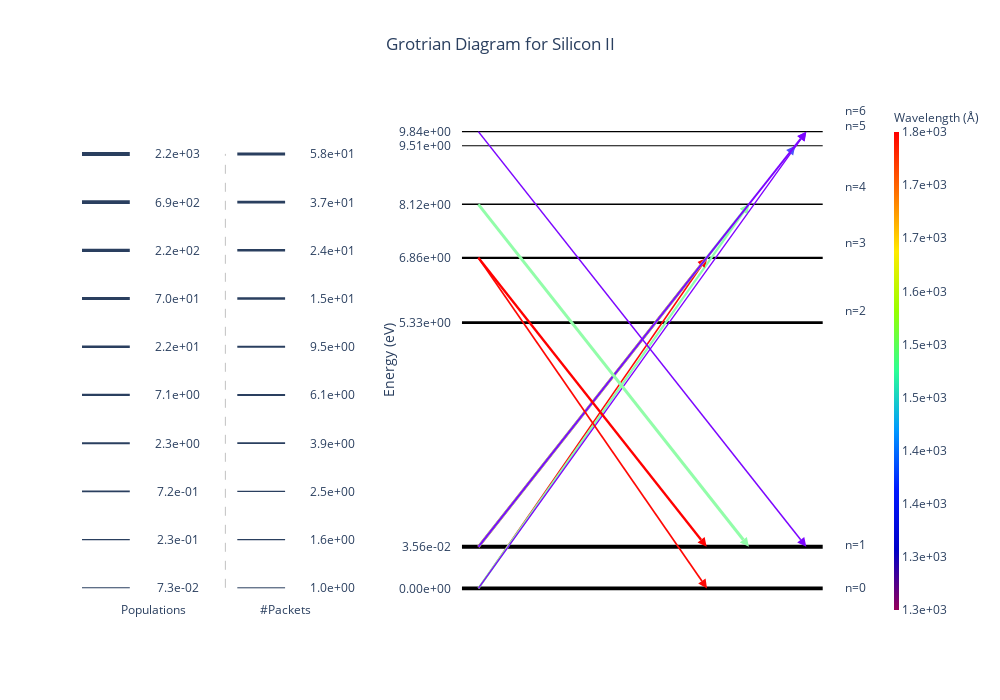

The notebook cell this image was saved under:
### Code cell
diag.shell = 5
diag.display()

### Figure 1 — Plotly figure (JSON) as saved in the notebook; plotly's stock layout.template omitted (floating-point values rounded to 4 significant figures)
{"data": [{"hovertemplate": "Energy: 0.00e+00 eV<br>Population: 1.13e+03<extra></extra>", "line": {"color": "black", "width": 3.812}, "mode": "lines", "showlegend": false, "type": "scatter", "x": [-0.05, 0.07222, 0.1944, 0.3167, 0.4389, 0.5611, 0.6833, 0.8056, 0.9278, 1.05], "xaxis": "x2", "y": [0, 0, 0, 0, 0, 0, 0, 0, 0, 0], "yaxis": "y2"}, {"hovertemplate": "Energy: 3.56e-02 eV<br>Population: 2.17e+03<extra></extra>", "line": {"color": "black", "width": 4.003}, "mode": "lines", "showlegend": false, "type": "scatter", "x": [-0.05, 0.07222, 0.1944, 0.3167, 0.4389, 0.5611, 0.6833, 0.8056, 0.9278, 1.05], "xaxis": "x2", "y": [0.1, 0.1, 0.1, 0.1, 0.1, 0.1, 0.1, 0.1, 0.1, 0.1], "yaxis": "y2"}, {"hovertemplate": "Energy: 5.33e+00 eV<br>Population: 3.03e+01<extra></extra>", "line": {"color": "black", "width": 2.758}, "mode": "lines", "showlegend": false, "type": "scatter", "x": [-0.05, 0.07222, 0.1944, 0.3167, 0.4389, 0.5611, 0.6833, 0.8056, 0.9278, 1.05], "xaxis": "x2", "y": [0.6397, 0.6397, 0.6397, 0.6397, 0.6397, 0.6397, 0.6397, 0.6397, 0.6397, 0.6397], "yaxis": "y2"}, {"hovertemplate": "Energy: 6.86e+00 eV<br>Population: 5.37e+00<extra></extra>", "line": {"color": "black", "width": 2.254}, "mode": "lines", "showlegend": false, "type": "scatter", "x": [-0.05, 0.07222, 0.1944, 0.3167, 0.4389, 0.5611, 0.6833, 0.8056, 0.9278, 1.05], "xaxis": "x2", "y": [0.7961, 0.7961, 0.7961, 0.7961, 0.7961, 0.7961, 0.7961, 0.7961, 0.7961, 0.7961], "yaxis": "y2"}, {"hovertemplate": "Energy: 8.12e+00 eV<br>Population: 2.98e-01<extra></extra>", "line": {"color": "black", "width": 1.412}, "mode": "lines", "showlegend": false, "type": "scatter", "x": [-0.05, 0.07222, 0.1944, 0.3167, 0.4389, 0.5611, 0.6833, 0.8056, 0.9278, 1.05], "xaxis": "x2", "y": [0.9249, 0.9249, 0.9249, 0.9249, 0.9249, 0.9249, 0.9249, 0.9249, 0.9249, 0.9249], "yaxis": "y2"}, {"hovertemplate": "Energy: 9.51e+00 eV<br>Population: 7.32e-02<extra></extra>", "line": {"color": "black", "width": 1.003}, "mode": "lines", "showlegend": false, "type": "scatter", "x": [-0.05, 0.07222, 0.1944, 0.3167, 0.4389, 0.5611, 0.6833, 0.8056, 0.9278, 1.05], "xaxis": "x2", "y": [1.066, 1.066, 1.066, 1.066, 1.066, 1.066, 1.066, 1.066, 1.066, 1.066], "yaxis": "y2"}, {"hovertemplate": "Energy: 9.84e+00 eV<br>Population: 2.09e-01<extra></extra>", "line": {"color": "black", "width": 1.309}, "mode": "lines", "showlegend": false, "type": "scatter", "x": [-0.05, 0.07222, 0.1944, 0.3167, 0.4389, 0.5611, 0.6833, 0.8056, 0.9278, 1.05], "xaxis": "x2", "y": [1.1, 1.1, 1.1, 1.1, 1.1, 1.1, 1.1, 1.1, 1.1, 1.1], "yaxis": "y2"}, {"hovertemplate": "Count: 3<br>Wavelength: 1.81e+03 Å<extra></extra>", "line": {"color": "#ff0905", "width": 1.541}, "marker": {"angleref": "previous", "color": "#ff0905", "size": 9, "symbol": "arrow-bar-up"}, "type": "scatter", "x": [0, 0.6972], "xaxis": "x2", "y": [0, 0.7961], "yaxis": "y2"}, {"hovertemplate": "Count: 13<br>Wavelength: 1.53e+03 Å<extra></extra>", "line": {"color": "#8cfead", "width": 2.263}, "marker": {"angleref": "previous", "color": "#8cfead", "size": 9, "symbol": "arrow-bar-up"}, "type": "scatter", "x": [0, 0.8256], "xaxis": "x2", "y": [0, 0.9249], "yaxis": "y2"}, {"hovertemplate": "Count: 2<br>Wavelength: 1.26e+03 Å<extra></extra>", "line": {"color": "#8000ff", "width": 1.341}, "marker": {"angleref": "previous", "color": "#8000ff", "size": 9, "symbol": "arrow-bar-up"}, "type": "scatter", "x": [0, 1], "xaxis": "x2", "y": [0, 1.1], "yaxis": "y2"}, {"hovertemplate": "Count: 29<br>Wavelength: 1.82e+03 Å<extra></extra>", "line": {"color": "#ff0000", "width": 2.659}, "marker": {"angleref": "previous", "color": "#ff0000", "size": 9, "symbol": "arrow-bar-up"}, "type": "scatter", "x": [0, 0.6961], "xaxis": "x2", "y": [0.1, 0.7961], "yaxis": "y2"}, {"hovertemplate": "Count: 26<br>Wavelength: 1.53e+03 Å<extra></extra>", "line": {"color": "#92fda9", "width": 2.605}, "marker": {"angleref": "previous", "color": "#92fda9", "size": 9, "symbol": "arrow-bar-up"}, "type": "scatter", "x": [0, 0.8249], "xaxis": "x2", "y": [0.1, 0.9249], "yaxis": "y2"}, {"hovertemplate": "Count: 1<br>Wavelength: 1.31e+03 Å<extra></extra>", "line": {"color": "#4c50fc", "width": 1}, "marker": {"angleref": "previous", "color": "#4c50fc", "size": 9, "symbol": "arrow-bar-up"}, "type": "scatter", "x": [0, 0.9662], "xaxis": "x2", "y": [0.1, 1.066], "yaxis": "y2"}, {"hovertemplate": "Count: 6<br>Wavelength: 1.27e+03 Å<extra></extra>", "line": {"color": "#7c06ff", "width": 1.883}, "marker": {"angleref": "previous", "color": "#7c06ff", "size": 9, "symbol": "arrow-bar-up"}, "type": "scatter", "x": [0, 1], "xaxis": "x2", "y": [0.1, 1.1], "yaxis": "y2"}, {"hovertemplate": "Count: 4<br>Wavelength: 1.81e+03 Å<extra></extra>", "line": {"color": "#ff0905", "width": 1.683}, "marker": {"angleref": "previous", "color": "#ff0905", "size": 9, "symbol": "arrow-bar-up"}, "type": "scatter", "x": [0, 0.6972], "xaxis": "x2", "y": [0.7961, 0], "yaxis": "y2"}, {"hovertemplate": "Count: 16<br>Wavelength: 1.82e+03 Å<extra></extra>", "line": {"color": "#ff0000", "width": 2.366}, "marker": {"angleref": "previous", "color": "#ff0000", "size": 9, "symbol": "arrow-bar-up"}, "type": "scatter", "x": [0, 0.6961], "xaxis": "x2", "y": [0.7961, 0.1], "yaxis": "y2"}, {"hovertemplate": "Count: 58<br>Wavelength: 1.53e+03 Å<extra></extra>", "line": {"color": "#92fda9", "width": 3}, "marker": {"angleref": "previous", "color": "#92fda9", "size": 9, "symbol": "arrow-bar-up"}, "type": "scatter", "x": [0, 0.8249], "xaxis": "x2", "y": [0.9249, 0.1], "yaxis": "y2"}, {"hovertemplate": "Count: 3<br>Wavelength: 1.27e+03 Å<extra></extra>", "line": {"color": "#7c06ff", "width": 1.541}, "marker": {"angleref": "previous", "color": "#7c06ff", "size": 9, "symbol": "arrow-bar-up"}, "type": "scatter", "x": [0, 1], "xaxis": "x2", "y": [1.1, 0.1], "yaxis": "y2"}, {"hoverinfo": "none", "marker": {"cmax": 7.505, "cmin": 7.139, "colorbar": {"outlinewidth": 0, "thickness": 5, "ticktext": ["1.3e+03", "1.3e+03", "1.4e+03", "1.4e+03", "1.5e+03", "1.5e+03", "1.6e+03", "1.7e+03", "1.7e+03", "1.8e+03"], "tickvals": [7.139, 7.18, 7.221, 7.261, 7.302, 7.342, 7.383, 7.424, 7.464, 7.505], "title": {"font": {"size": 12}, "text": "Wavelength (Å)"}}, "colorscale": [[0, "rgb(150,0,90)"], [0.125, "rgb(0,0,200)"], [0.25, "rgb(0,25,255)"], [0.375, "rgb(0,152,255)"], [0.5, "rgb(44,255,150)"], [0.625, "rgb(151,255,0)"], [0.75, "rgb(255,234,0)"], [0.875, "rgb(255,111,0)"], [1, "rgb(255,0,0)"]], "showscale": true}, "mode": "markers", "type": "scatter", "x": [null], "xaxis": "x2", "y": [null], "yaxis": "y2"}], "layout": {"annotations": [{"showarrow": false, "text": "n=0", "x": 1.15, "xref": "x2", "y": 0}, {"showarrow": false, "text": "n=1", "x": 1.15, "xref": "x2", "y": 0.1}, {"showarrow": false, "text": "n=2", "x": 1.15, "xref": "x2", "y": 0.6397}, {"showarrow": false, "text": "n=3", "x": 1.15, "xref": "x2", "y": 0.7961}, {"showarrow": false, "text": "n=4", "x": 1.15, "xref": "x2", "y": 0.9249}, {"showarrow": false, "text": "n=5", "x": 1.15, "xref": "x2", "y": 1.066}, {"showarrow": false, "text": "n=6", "x": 1.15, "xref": "x2", "y": 1.1}, {"showarrow": false, "text": "7.3e-02", "x": 0.5, "xref": "x", "y": 0, "yref": "y"}, {"showarrow": false, "text": "2.3e-01", "x": 0.5, "xref": "x", "y": 0.1111, "yref": "y"}, {"showarrow": false, "text": "7.2e-01", "x": 0.5, "xref": "x", "y": 0.2222, "yref": "y"}, {"showarrow": false, "text": "2.3e+00", "x": 0.5, "xref": "x", "y": 0.3333, "yref": "y"}, {"showarrow": false, "text": "7.1e+00", "x": 0.5, "xref": "x", "y": 0.4444, "yref": "y"}, {"showarrow": false, "text": "2.2e+01", "x": 0.5, "xref": "x", "y": 0.5556, "yref": "y"}, {"showarrow": false, "text": "7.0e+01", "x": 0.5, "xref": "x", "y": 0.6667, "yref": "y"}, {"showarrow": false, "text": "2.2e+02", "x": 0.5, "xref": "x", "y": 0.7778, "yref": "y"}, {"showarrow": false, "text": "6.9e+02", "x": 0.5, "xref": "x", "y": 0.8889, "yref": "y"}, {"showarrow": false, "text": "2.2e+03", "x": 0.5, "xref": "x", "y": 1, "yref": "y"}, {"showarrow": false, "text": "Populations", "x": 0.4, "xref": "x", "y": -0.05, "yref": "y"}, {"showarrow": false, "text": "1.0e+00", "x": 1.15, "xref": "x", "y": 0, "yref": "y"}, {"showarrow": false, "text": "1.6e+00", "x": 1.15, "xref": "x", "y": 0.1111, "yref": "y"}, {"showarrow": false, "text": "2.5e+00", "x": 1.15, "xref": "x", "y": 0.2222, "yref": "y"}, {"showarrow": false, "text": "3.9e+00", "x": 1.15, "xref": "x", "y": 0.3333, "yref": "y"}, {"showarrow": false, "text": "6.1e+00", "x": 1.15, "xref": "x", "y": 0.4444, "yref": "y"}, {"showarrow": false, "text": "9.5e+00", "x": 1.15, "xref": "x", "y": 0.5556, "yref": "y"}, {"showarrow": false, "text": "1.5e+01", "x": 1.15, "xref": "x", "y": 0.6667, "yref": "y"}, {"showarrow": false, "text": "2.4e+01", "x": 1.15, "xref": "x", "y": 0.7778, "yref": "y"}, {"showarrow": false, "text": "3.7e+01", "x": 1.15, "xref": "x", "y": 0.8889, "yref": "y"}, {"showarrow": false, "text": "5.8e+01", "x": 1.15, "xref": "x", "y": 1, "yref": "y"}, {"showarrow": false, "text": "#Packets", "x": 0.95, "xref": "x", "y": -0.05, "yref": "y"}], "autosize": false, "height": 700, "plot_bgcolor": "white", "shapes": [{"line": {"width": 1.003}, "type": "line", "x0": 0.1, "x1": 0.3, "xref": "x", "y0": 0, "y1": 0, "yref": "y"}, {"line": {"width": 1.336}, "type": "line", "x0": 0.1, "x1": 0.3, "xref": "x", "y0": 0.1111, "y1": 0.1111, "yref": "y"}, {"line": {"width": 1.67}, "type": "line", "x0": 0.1, "x1": 0.3, "xref": "x", "y0": 0.2222, "y1": 0.2222, "yref": "y"}, {"line": {"width": 2.003}, "type": "line", "x0": 0.1, "x1": 0.3, "xref": "x", "y0": 0.3333, "y1": 0.3333, "yref": "y"}, {"line": {"width": 2.336}, "type": "line", "x0": 0.1, "x1": 0.3, "xref": "x", "y0": 0.4444, "y1": 0.4444, "yref": "y"}, {"line": {"width": 2.67}, "type": "line", "x0": 0.1, "x1": 0.3, "xref": "x", "y0": 0.5556, "y1": 0.5556, "yref": "y"}, {"line": {"width": 3.003}, "type": "line", "x0": 0.1, "x1": 0.3, "xref": "x", "y0": 0.6667, "y1": 0.6667, "yref": "y"}, {"line": {"width": 3.336}, "type": "line", "x0": 0.1, "x1": 0.3, "xref": "x", "y0": 0.7778, "y1": 0.7778, "yref": "y"}, {"line": {"width": 3.67}, "type": "line", "x0": 0.1, "x1": 0.3, "xref": "x", "y0": 0.8889, "y1": 0.8889, "yref": "y"}, {"line": {"width": 4.003}, "type": "line", "x0": 0.1, "x1": 0.3, "xref": "x", "y0": 1, "y1": 1, "yref": "y"}, {"line": {"color": "grey", "dash": "dash", "width": 0.5}, "type": "line", "x0": 0.7, "x1": 0.7, "xref": "x", "y0": 0, "y1": 1, "yref": "y"}, {"line": {"width": 1}, "type": "line", "x0": 0.75, "x1": 0.95, "xref": "x", "y0": 0, "y1": 0, "yref": "y"}, {"line": {"width": 1.222}, "type": "line", "x0": 0.75, "x1": 0.95, "xref": "x", "y0": 0.1111, "y1": 0.1111, "yref": "y"}, {"line": {"width": 1.444}, "type": "line", "x0": 0.75, "x1": 0.95, "xref": "x", "y0": 0.2222, "y1": 0.2222, "yref": "y"}, {"line": {"width": 1.667}, "type": "line", "x0": 0.75, "x1": 0.95, "xref": "x", "y0": 0.3333, "y1": 0.3333, "yref": "y"}, {"line": {"width": 1.889}, "type": "line", "x0": 0.75, "x1": 0.95, "xref": "x", "y0": 0.4444, "y1": 0.4444, "yref": "y"}, {"line": {"width": 2.111}, "type": "line", "x0": 0.75, "x1": 0.95, "xref": "x", "y0": 0.5556, "y1": 0.5556, "yref": "y"}, {"line": {"width": 2.333}, "type": "line", "x0": 0.75, "x1": 0.95, "xref": "x", "y0": 0.6667, "y1": 0.6667, "yref": "y"}, {"line": {"width": 2.556}, "type": "line", "x0": 0.75, "x1": 0.95, "xref": "x", "y0": 0.7778, "y1": 0.7778, "yref": "y"}, {"line": {"width": 2.778}, "type": "line", "x0": 0.75, "x1": 0.95, "xref": "x", "y0": 0.8889, "y1": 0.8889, "yref": "y"}, {"line": {"width": 3}, "type": "line", "x0": 0.75, "x1": 0.95, "xref": "x", "y0": 1, "y1": 1, "yref": "y"}], "showlegend": false, "title": {"text": "Grotrian Diagram for Silicon II", "x": 0.5}, "width": 1000, "xaxis": {"anchor": "y", "domain": [0, 0.352], "fixedrange": true, "showticklabels": false}, "xaxis2": {"anchor": "y2", "domain": [0.472, 1], "fixedrange": true, "showticklabels": false}, "yaxis": {"anchor": "x", "domain": [0, 1], "fixedrange": true, "showticklabels": false}, "yaxis2": {"anchor": "x2", "domain": [0, 1], "fixedrange": true, "range": [0, null], "tickmode": "array", "ticktext": ["0.00e+00", "3.56e-02", "5.33e+00", "6.86e+00", "8.12e+00", "9.51e+00", "9.84e+00"], "tickvals": [0, 0.1, 0.6397, 0.7961, 0.9249, 1.066, 1.1], "title": {"standoff": 1, "text": "Energy (eV)"}}}}
